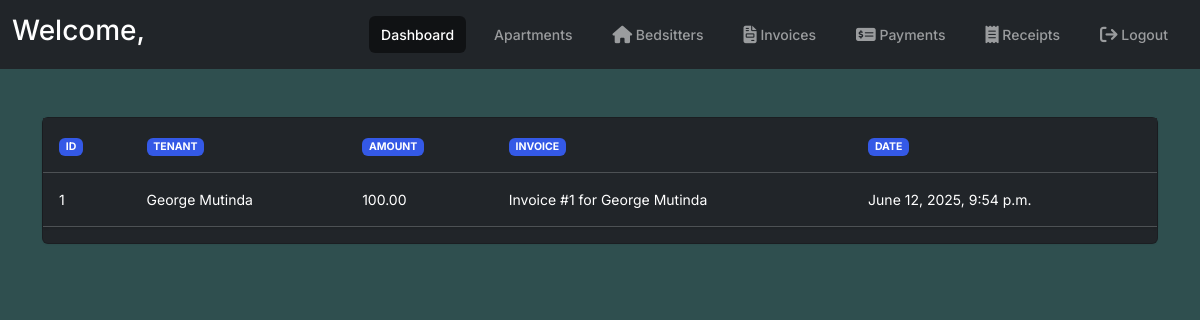
The page /payments/ on the database its author committed.
### portal/models.py (models this page shows, shortened)
class Payment(models.Model):
    tenant = models.ForeignKey(TenantProfile, on_delete=models.CASCADE)
    invoice = models.ForeignKey(Invoice, on_delete=models.CASCADE)
    amount = models.DecimalField(max_digits=10, decimal_places=2)
    date = models.DateTimeField(auto_now_add=True)
    class Meta:
        verbose_name_plural = "Payments"

class TenantProfile(models.Model):
    user = models.OneToOneField(User, on_delete=models.CASCADE)
    bedsitter = models.OneToOneField(Bedsitter, on_delete=models.SET_NULL, null=True, blank=True)
    phone = models.CharField(max_length=255)
    apartment = models.OneToOneField(Apartment, on_delete=models.CASCADE, null=True, blank=True)
    def __str__(self):
        return self.user.get_full_name() or self.user.username
    class Meta:
        verbose_name = "Tenant Profile"
        verbose_name_plural = "Tenant Profiles"

class Invoice(models.Model):
    tenant = models.ForeignKey(TenantProfile, on_delete=models.CASCADE)
    description = models.CharField(max_length=255)
    amount = models.DecimalField(max_digits=10, decimal_places=2)
    due_date = models.DateField()
    is_paid = models.BooleanField(default=False)
    apartment = models.ForeignKey(Apartment, on_delete=models.CASCADE, related_name="invoices")
    def __str__(self):
        return f"Invoice #{self.id} for {self.tenant}"
    class Meta:
        verbose_name_plural = "Invoices"

### portal/views.py (the view)
# urls.py: path('payments/', views.payment_list, name='payment_list'),
def payment_list(request):
    payments = Payment.objects.all()
    return render(request, "portal/payment_list.html", {"payments": payments})

### portal/templates/portal/payment_list.html
{% extends "portal/base.html" %}
{% block content %}
<div class="card shadow bg-dark">
    <table class="table table-hover table-dark">
        <thead>
            <tr>
                <th><span class="badge bg-primary">ID</span></th>
                <th><span class="badge bg-primary">Tenant</span></th>
                <th><span class="badge bg-primary">Amount</span></th>
                <th><span class="badge bg-primary">Invoice</span></th>
                <th><span class="badge bg-primary">Date</span></th>
            </tr>
        </thead>
        <tbody>
            {% for payment in payments %}
            <tr>
                <td>{{ payment.id }}</td>
                <td>{{ payment.tenant }}</td>
                <td>{{ payment.amount }}</td>
                <td>{{ payment.invoice }}</td>
                <td>{{ payment.date }}</td>
            </tr>
            {% empty %}
            <tr>
                <td colspan="5">No payments found.</td>
            </tr>
            {% endfor %}
        </tbody>
    </table>
</div>
{% endblock %}

### rows shown on the page
Payment: id "1", tenant "George Mutinda", amount "100.00", invoice "Invoice #1 for George Mutinda", date "June 12, 2025, 9:54 p.m."
